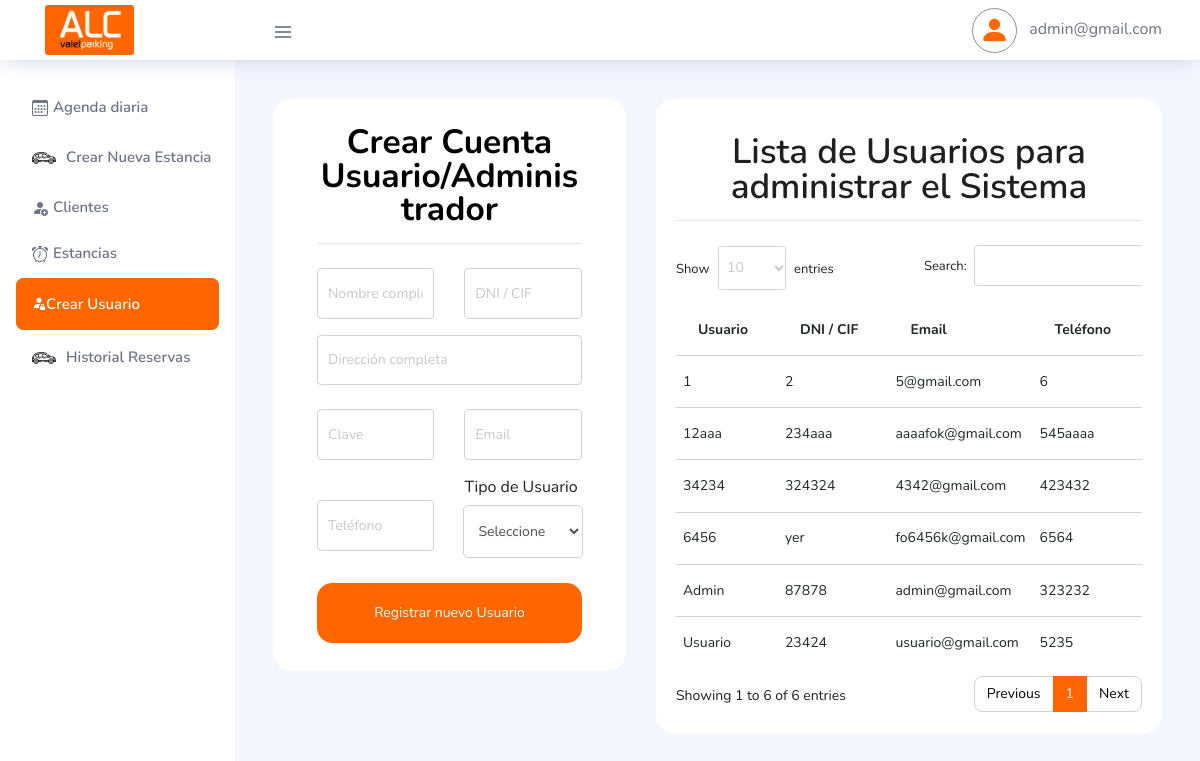
Screenshot of /dashboard/NuevoUsuario.php (signed in) with the database file from the repository.
### tables this page shows
CREATE TABLE `tbl_clientes` (
  `IdUser` int(10) NOT NULL,
  `emailUser` varchar(50) DEFAULT NULL,
  `passwordUser` varchar(250) DEFAULT NULL,
  `nombre_completo` varchar(250) DEFAULT NULL,
  `din` char(50) DEFAULT NULL,
  `direccion_completa` mediumtext DEFAULT NULL,
  `tlf` varchar(20) DEFAULT NULL,
  `conocido_por` varchar(60) DEFAULT NULL,
  `observaciones` mediumtext DEFAULT NULL,
  `terminos` int(11) DEFAULT 1,
  `rol` int(11) DEFAULT 0,
  `sesionDesde` varchar(30) DEFAULT NULL,
  `sesionHasta` varchar(30) DEFAULT NULL,
  `createUser` varchar(30) DEFAULT NULL
);

### dashboard/funciones.php (called while the page is built, shortened)
<?php
   function getUsuariosDelSistema($con)
   {
       $sqlUsuarios = ("SELECT * FROM tbl_clientes WHERE rol != 0 ORDER BY nombre_completo");
       $queryU = mysqli_query($con, $sqlUsuarios);
       return $queryU;
   }
   ?>

### dashboard/NuevoUsuario.php (the view, shortened to what this page needs)
<?php
if (isset($_SESSION['emailUser']) != "" && $_SESSION['rol'] == 1) {
?>
    <!DOCTYPE html>
    <html lang="es">
    <body>
        <div class="container-scroller">
            <?php include 'bases/navbar.php' ?>
            <div class="container-fluid page-body-wrapper">
                <?php
                include 'bases/nav.php';
                include 'funciones.php';
                $clientesBD = getUsuariosDelSistema($con);
                ?>
                <div class="main-panel">
                    <div class="content-wrapper">
                        <div class="row justify-content-md-center">
                            <div class="col-md-5 grid-margin">
                                <div class="card">
                                    <div class="card-body">
                                        <div class="auth-form-light py-2 px-4">
                                            <h1 class="card-title text-center mb-4">Crear Cuenta Usuario/Administrador
                                                <hr>
                                            </h1>
                                            <form action="funciones.php" method="post" autocomplete="off">
                                                <div class="row mb-2">
                                                    <div class="col-md-6 mb-2">
                                                        <input type="text" name="nombre_completo" class="form-control form-control-lg" required="" placeholder="Nombre completo / Razón social" value="<?php echo isset($infoCliente['nombre_completo']) ? $infoCliente['nombre_completo'] : ''; ?>">
                                                    </div>
                                                    <div class="col-md-6">
                                                        <input type="text" name="din" class="form-control form-control-lg" placeholder="DNI / CIF" value="<?php echo isset($infoCliente['din']) ? $infoCliente['din'] : ''; ?>">
                                                    </div>
                                                </div>
                                                <div class="form-group">
                                                    <input type="text" name="direccion_completa" class="form-control form-control-lg" placeholder="Dirección completa" value="<?php echo isset($infoCliente['direccion_completa']) ? $infoCliente['direccion_completa'] : ''; ?>">
                                                </div>
                                                <div class="row mb-2">
                                                    <div class="col-md-6 mb-2">
                                                        <input type="password" name="passwordUser" class="form-control form-control-lg" placeholder="Clave" <?php (isset($infoCliente['IdUser'])) ? '' : 'required'; ?>>
                                                    </div>
                                                    <div class="col-md-6 mb-2">
                                                        <input type="email" name="emailUser" class="form-control form-control-lg" placeholder="Email" value="<?php echo isset($infoCliente['emailUser']) ? $infoCliente['emailUser'] : ''; ?>" required>
                                                    </div>
                                                </div>
                                                <div class="row mb-4">
                                                    <div class="col-md-6 mt-4 mb-2">
                                                        <input type="text" name="tlf" class="form-control form-control-lg" placeholder="Teléfono" value="<?php echo isset($infoCliente['tlf']) ? $infoCliente['tlf'] : ''; ?>">
                                                    </div>
                                                    <div class="col-md-6 ">
                                                        <label>Tipo de Usuario</label>
                                                        <select name="rol" class="form-control form-control-lg">
                                                            <option value="" <?php echo !isset($infoCliente['rol']) ? 'selected' : ''; ?>>Seleccione</option>
                                                        </select>
                                                    </div>
                                                </div>
                                                <div class="mt-3">
                                                    <?php if (isset($infoCliente['IdUser'])) { ?>
                                                        <button type="submit" class="btn btn-block btn-primary btn-lg font-weight-medium auth-form-btn">
                                                            Actualizar datos del Usuario
                                                        </button>
                                                    <?php } else { ?>
                                                        <button type="submit" class="btn btn-block btn-primary btn-lg font-weight-medium auth-form-btn">
                                                            Registrar nuevo Usuario
                                                        </button>
                                                    <?php } ?>
                                                </div>
                                            </form>
                                        </div>
                                    </div>
                                </div>
                            </div>
                            <div class="col-md-7">
                                <div class="card">
                                    <div class="card-body mt-3">
                                        <h2 class="text-center mb-4">Lista de Usuarios para administrar el Sistema
                                            <hr>
                                        </h2>
                                        <div class="table-responsive">
                                            <table id="MiTabla" class="table table-hover">
                                                <thead>
                                                    <tr>
                                                        <th>Usuario</th>
                                                        <th>DNI / CIF</th>
                                                        <th>Email</th>
                                                        <th>Teléfono</th>
                                                    </tr>
                                                </thead>
                                                <tbody>
                                                    <?php
                                                    while ($row = mysqli_fetch_array($clientesBD)) { ?>
                                                        <tr>
                                                            <td class="custom_td"><?php echo $row["nombre_completo"]; ?></td>
                                                            <td class="custom_td"><?php echo $row["din"]; ?></td>
                                                            <td class="custom_td"><?php echo $row["emailUser"]; ?></td>
                                                            <td class="custom_td"><?php echo $row["tlf"]; ?></td>
                                                        </tr>
                                                    <?php } ?>
                                                </tbody>
                                            </table>
                                        </div>
                                    </div>
                                </div>
                            </div>
                        </div>
                    </div>
                </div>
            </div>
        </div>
    </body>
    </html>
<?php
} else { ?>
    <script type="text/javascript">
        location.href = "../acciones/login/exit.php";
    </script>
<?php }  ?>

### assets/custom/css/custom_css.css (style rules this page uses)
select.form-control { color: #4d4d4d; }
.custom_td { padding: 7px !important; }
.card .card-title { font-size: 2.1rem !important; }
.form-control-lg { padding: 10px !important; }

### rows the page displays
tbl_clientes: nombre_completo "1", din "2", emailUser "5@gmail.com", tlf "6"
tbl_clientes: nombre_completo "12aaa", din "234aaa", emailUser "aaaafok@gmail.com", tlf "545aaaa"
tbl_clientes: nombre_completo "34234", din "324324", emailUser "4342@gmail.com", tlf "423432"
tbl_clientes: nombre_completo "6456", din "yer", emailUser "fo6456k@gmail.com", tlf "6564"
tbl_clientes: nombre_completo "Admin", din "87878", emailUser "admin@gmail.com", tlf "323232"
tbl_clientes: nombre_completo "Usuario", din "23424", emailUser "usuario@gmail.com", tlf "5235"

### other values shown
$email "admin@gmail.com"
